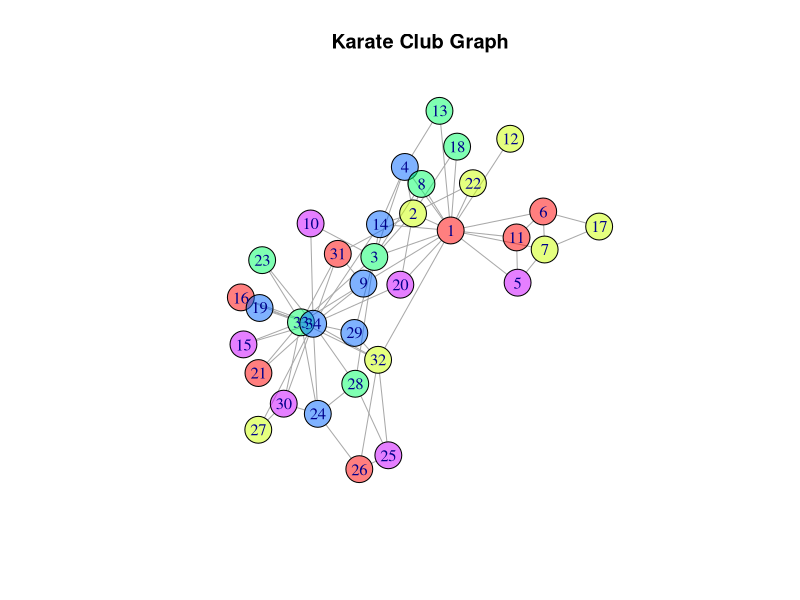
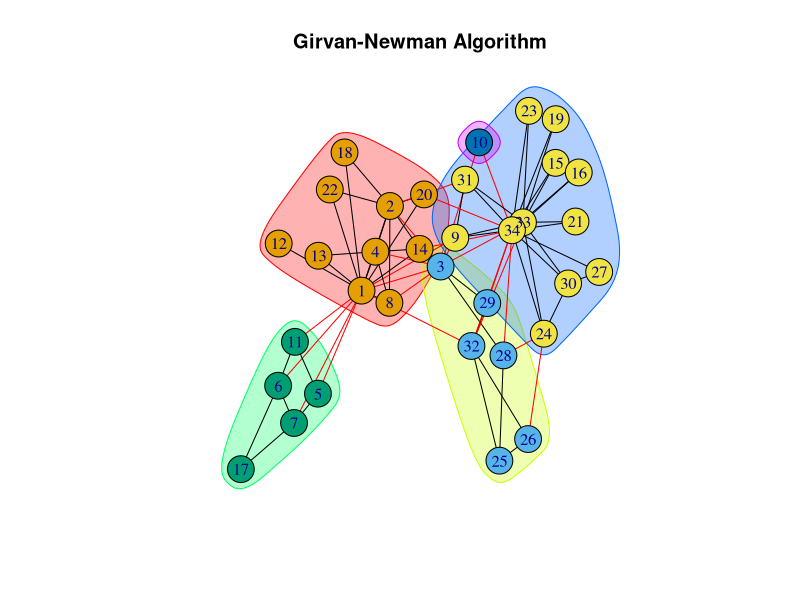
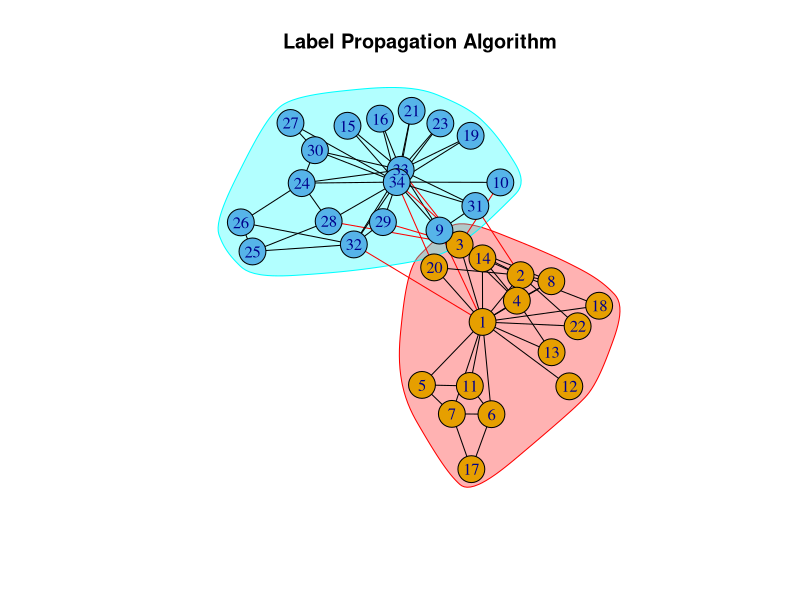
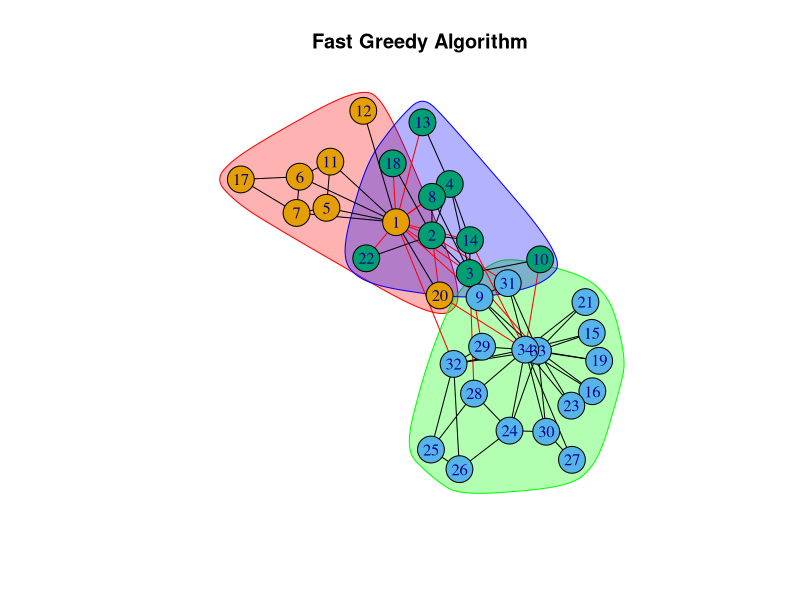
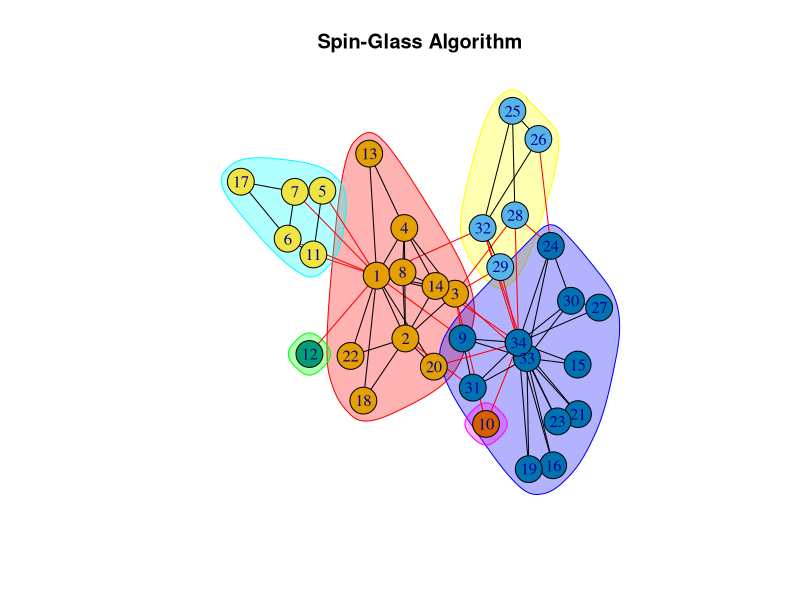
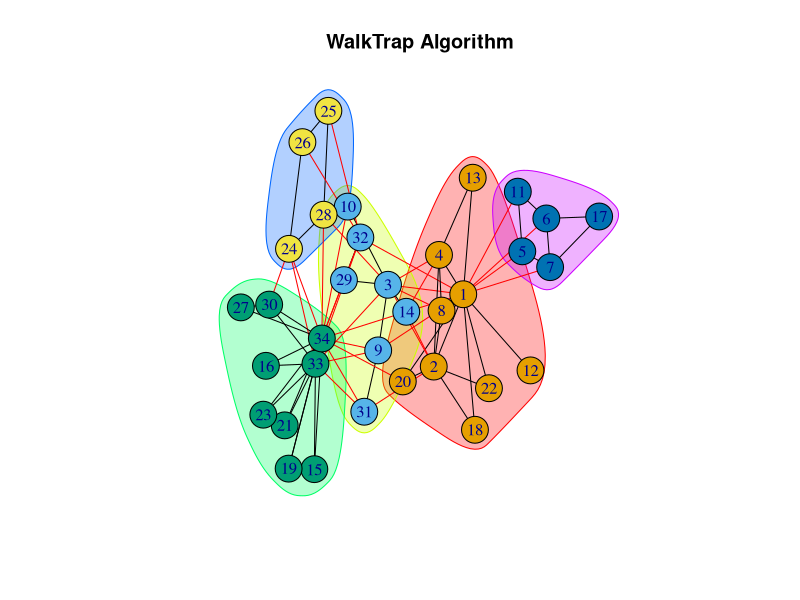
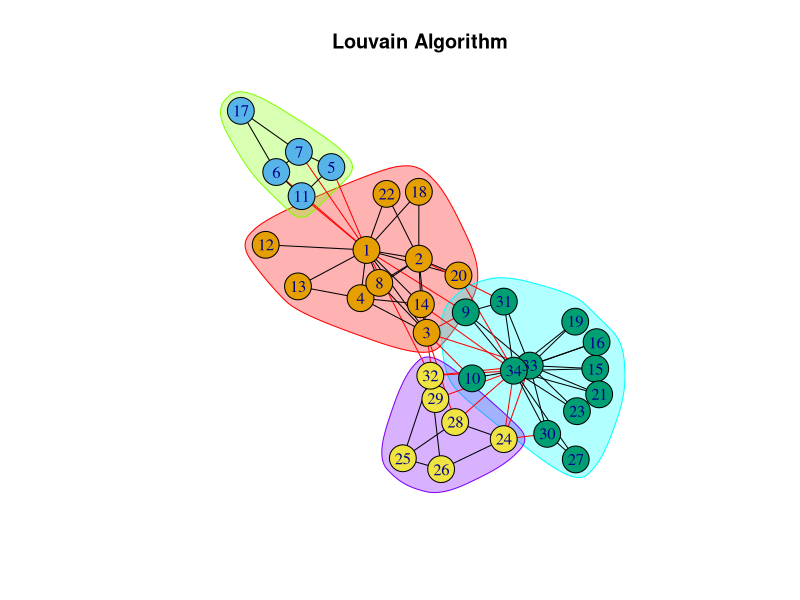
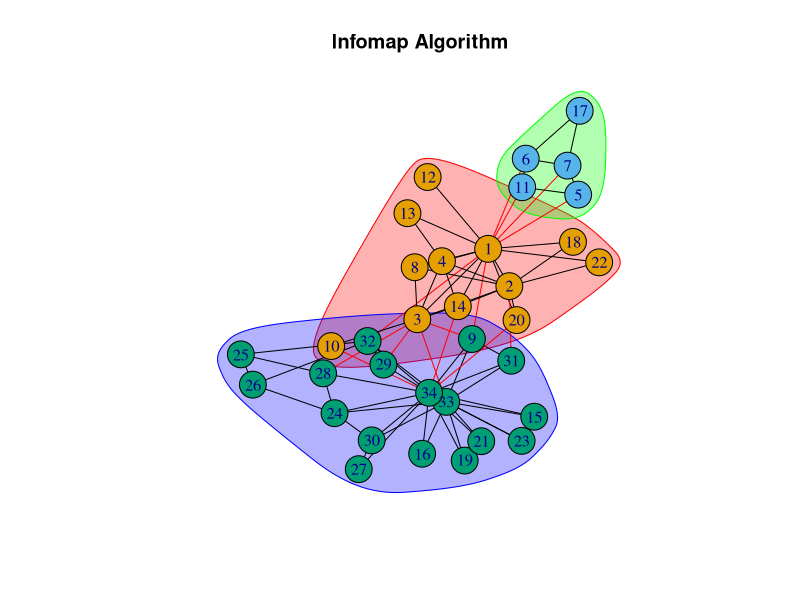

These charts were generated, in order, by the following R code:
library(igraph)
net <- graph.famous("Zachary")
pal2 <- rainbow(5, alpha=.5)
#main graph view
plot(net, vertex.color=pal2, main="Karate Club Graph")
#clustering coeff
transitivity(net)

#Girvan Newman
ceb <- cluster_edge_betweenness(net) 
#Community plot
plot(ceb, net, main="Girvan-Newman Algorithm")
#modularity
modularity(ceb)
#no
length(ceb)

#Label propagation
clp <- cluster_label_prop(net)
#Community plot
plot(clp, net, main="Label Propagation Algorithm")
#modularity
modularity(clp)
#no
length(clp)

#Fast greedy optimization
cfg <- cluster_fast_greedy(as.undirected(net))
#Community plot
plot(cfg, as.undirected(net), main="Fast Greedy Algorithm")
#modularity
modularity(cfg)
#no
length(cfg)

#Spinglass algorithm
sg <- cluster_spinglass(net, spins = 10, start.temp = 1, stop.temp = 0.01,
                        cool.fact = 0.99, update.rule = "random",
                        gamma = 1)
#Community plot
plot(sg, net, main="Spin-Glass Algorithm")
#modularity
modularity(sg)
#no
length(sg)

#Walktrap
wtc <- cluster_walktrap(net)
#Community plot
plot(wtc, net, main="WalkTrap Algorithm")
#modularity
modularity(wtc)
#no
length(wtc)

#Multilevel
lvn <- cluster_louvain(net)
#Community plot
plot(lvn, net, main="Louvain Algorithm")
#modularity
modularity(lvn)
#no
length(lvn)

#infomap
ifm <- cluster_infomap(net, nb.trials = 10, modularity = TRUE)
#Community plot
plot(ifm, net, main="Infomap Algorithm")
#modularity
modularity(ifm)
#no
length(ifm)

#Leading eigenvector
lev <- cluster_leading_eigen(net)
#Community plot
plot(lev, net, main="Leading Eigenvector Algorithm")
#modularity
modularity(lev)
#no
length(lev)